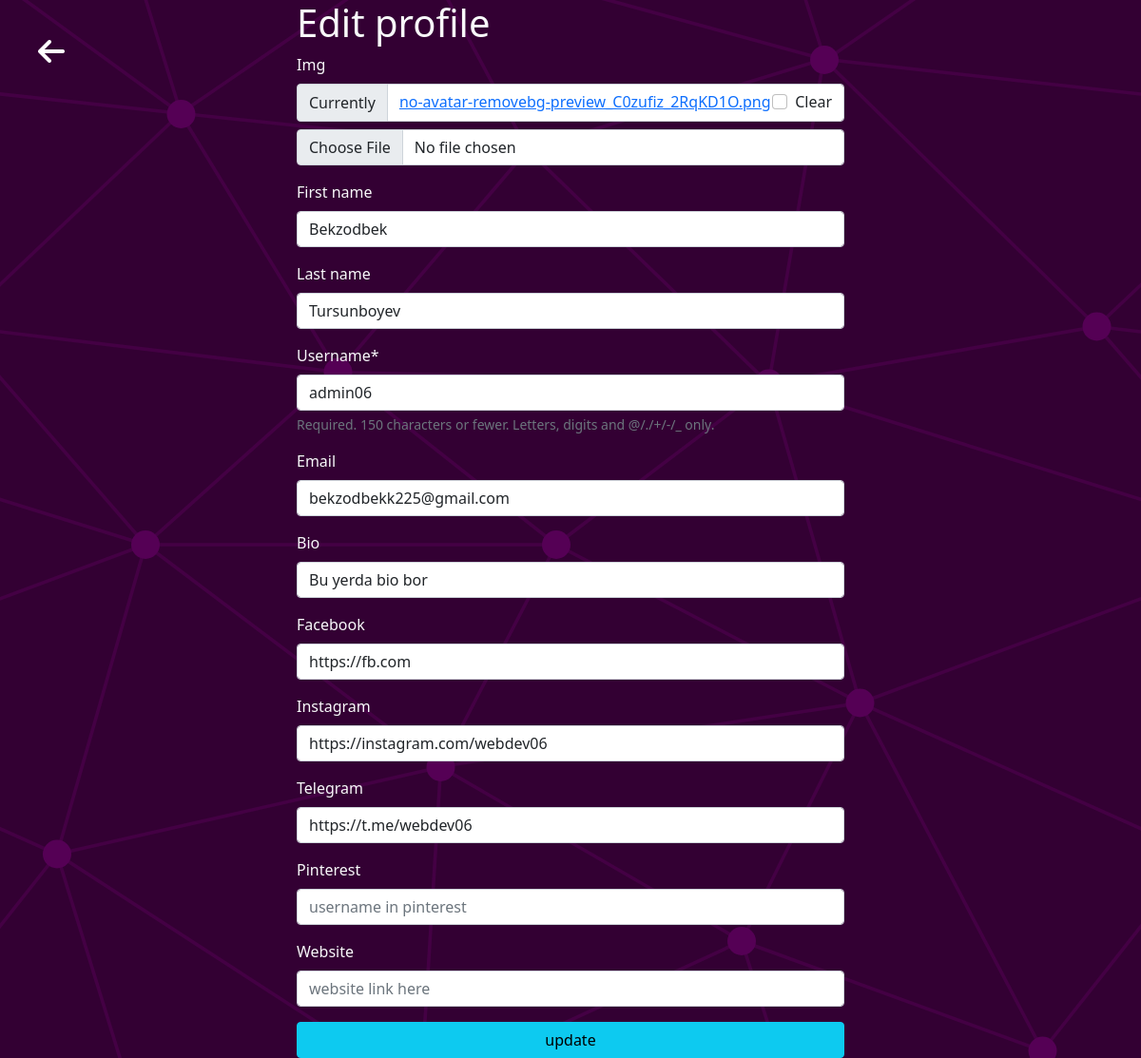
/edit_profile/ (signed in), run on an earlier commit of the app's database.
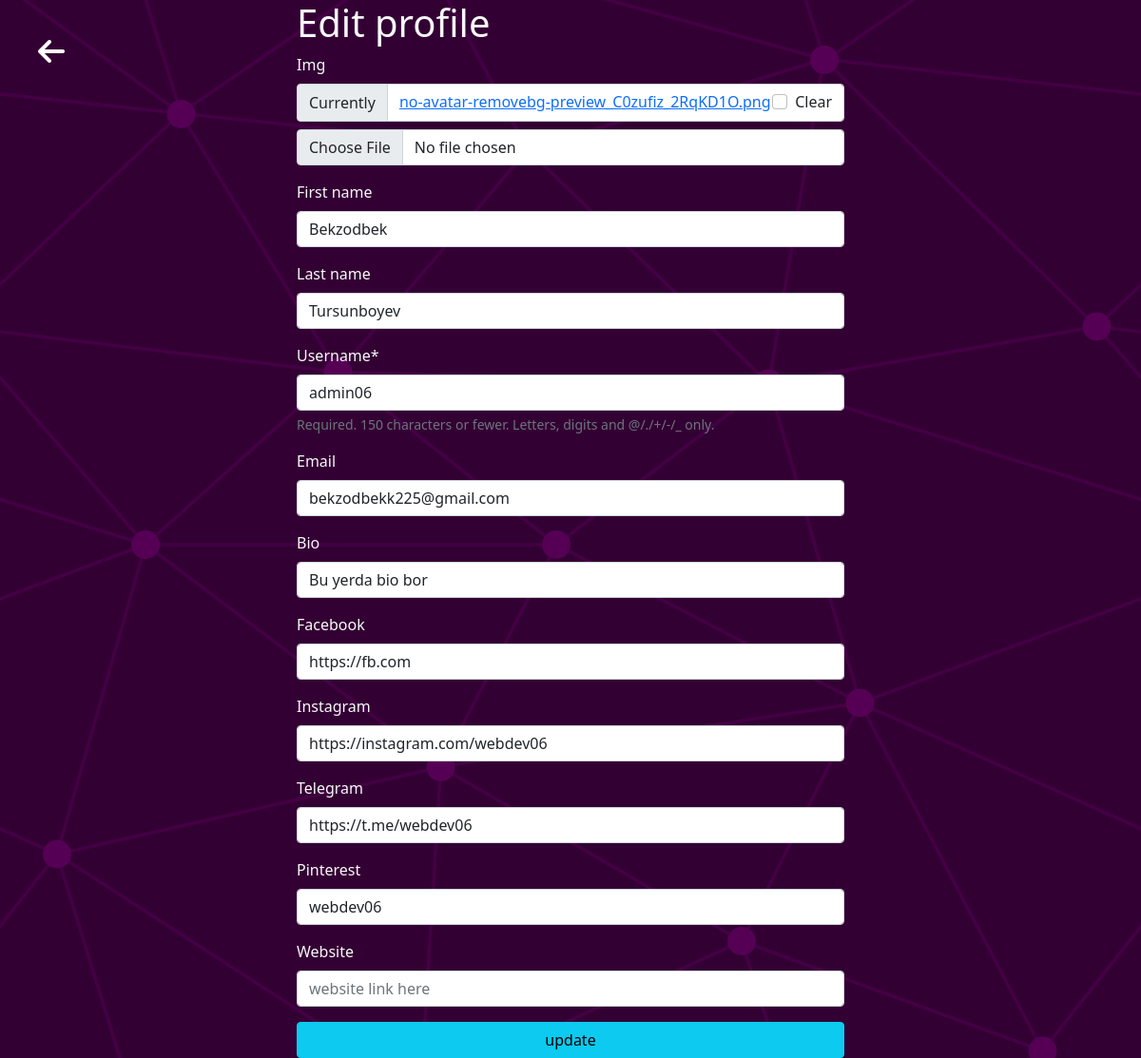
And on a later commit of the database.
### dictionary/models.py (models this page shows)
class MyUser(AbstractUser):
    first_name = models.CharField(max_length=50, null=True, blank=True)
    last_name = models.CharField(max_length=50, null=True, blank=True)
    email = models.EmailField(max_length=50, null=True, blank=True)
    bio = models.CharField(max_length=70, null=True, blank=True)
    img = models.ImageField(null=True, blank=True)
    facebook = models.CharField(max_length=70, null=True, blank=True)
    telegram = models.CharField(max_length=70, null=True, blank=True)
    instagram = models.CharField(max_length=70, null=True, blank=True)
    pinterest = models.CharField(max_length=70, null=True, blank=True)
    website = models.CharField(max_length=100, null=True, blank=True)

### dictionary/views.py (the view)
# urls.py: path("edit_profile/", Edit_profile.as_view(), name="settings"),
class Edit_profile(generic.UpdateView):
    form_class = User_change
    template_name = "profile/edit_profile.html"
    success_url = reverse_lazy('app:profile')
    def get_object(self):
        return self.request.user

### dictionary/form.py
class User_change(UserChangeForm):
    class Meta:
        model = User
        fields = ("img", "first_name", "last_name", "username", "email",
                  "bio", "facebook", "instagram", "telegram", "pinterest", "website")
        field_classes = {"username": UsernameField}

### templates/profile/edit_profile.html (shortened to what this page needs)
{% load crispy_forms_tags %}
<!DOCTYPE html>
<html lang="en">
<head>
    <link rel="stylesheet" href="https://cdnjs.cloudflare.com/ajax/libs/font-awesome/6.1.1/css/all.min.css">
    <link href="https://cdn.jsdelivr.net/npm/bootstrap@5.0.2/dist/css/bootstrap.min.css" rel="stylesheet"
>
</head>
<body>
    <a class="gohome" href="{% url 'app:home' %}"><i class="fa-solid fa-arrow-left"></i></a>
    <div class="container text-light" style="width: 600px;">
        <h1>Edit profile</h1>
        <form method="post">
           <div id="owerflow">
            {{ form|crispy }}
           </div>
            <button type="submit" class="btn btn-info w-100 text-center">update</button>
        </form>
    </div>
</body>
</html>

What changed in the data, as far as the page shows it:
changed MyUser "Bekzodbek": pinterest (not shown) → "webdev06"
